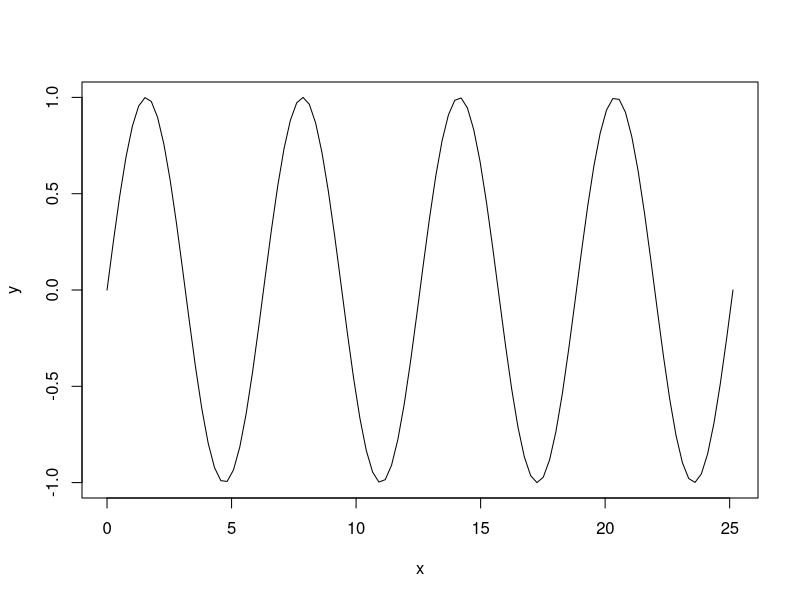
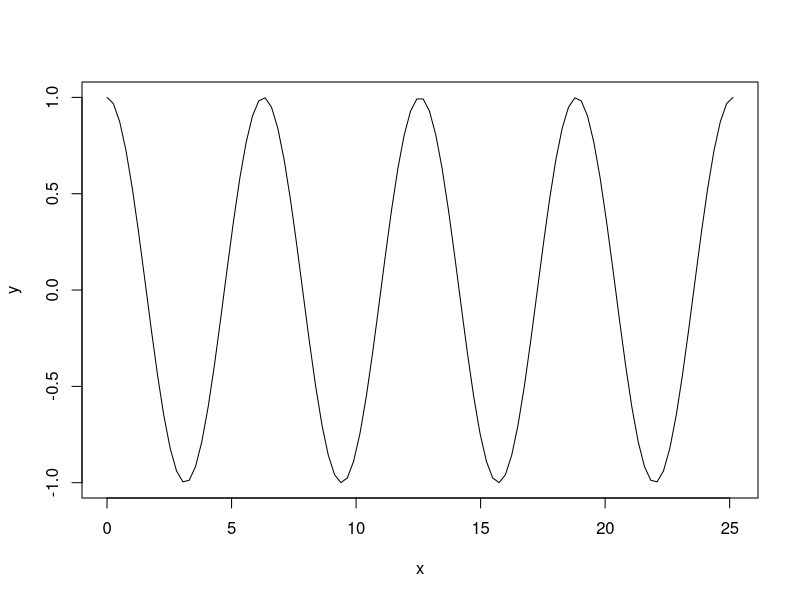
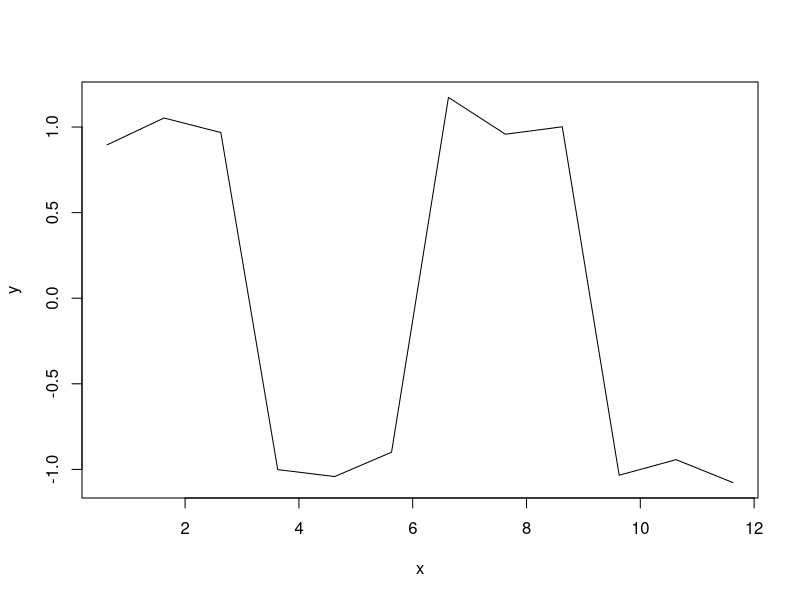

These charts were generated, in order, by the following R code:
####################################################### IT Exercise 7
### Plotting a basic sin function
x <- seq(0,8*pi,length.out=100)
y <- sin(x)
plot(x,y,type="l")

### Plotting a basic cos function
x <- seq(0,8*pi,length.out=100)
y <- cos(x)
plot(x,y,type="l")

### Plotting a sin function for Task 1b
x <- seq(0.2*pi,length.out=12)
y <- 4/pi*(sin(x)+sin(3*x)/3+sin(5*x)/5+sin(7*x)/7+sin(9*x)/9)
plot(x,y,type="l")

### Natural Log
3^4
exp(4*log(3))

### Log Base 2
log2(3)
log(3)/log(2)













